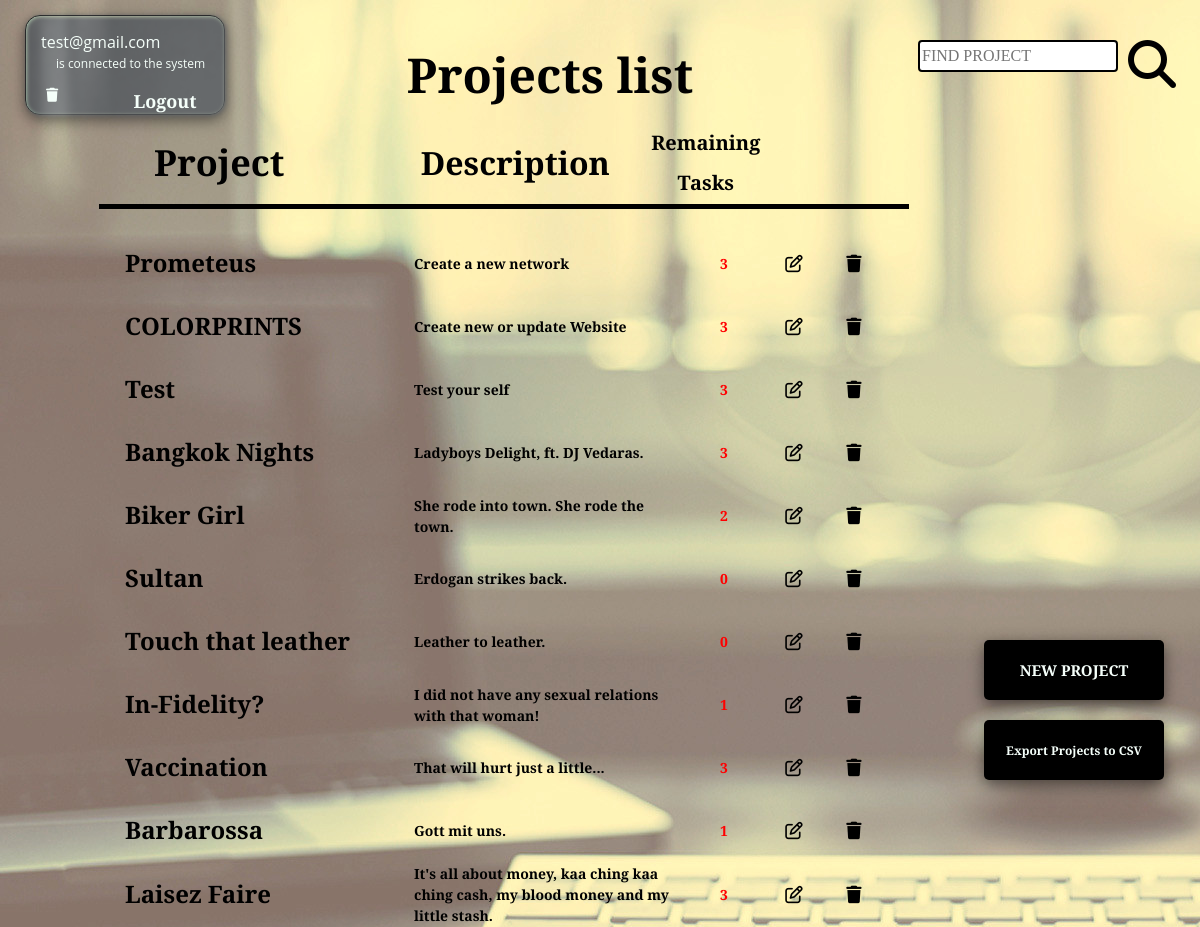
The page /workspace.php (signed in) on the database its author committed.
### tables this page shows
CREATE TABLE `projects` (
  `ID` int(8) NOT NULL,
  `name` varchar(64) NOT NULL,
  `description` varchar(256) DEFAULT NULL
);

### workspace.php (the view, shortened to what this page needs)
<?php
require_once 'connection/connect.php';
?>
<!DOCTYPE html>
<html lang="en">
<head>
    <link href="css/style2.css" rel="stylesheet">
</head>
<body>
    <div id="theuser">
        <center>
            <div class="username"><?= $_SESSION['user']['login'] ?></div>
        </center>
        <p id="loginmessage">is connected to the system</p>
        <a href="delete.php" class="d_user" onclick="return confirm('Are you sure? Process after deletion can be undone!')"><i id="delacc" class="fas fa-trash fa-sm"></i></a>
        <a href="connection/logout.php" class="logout">Logout</a>
    </div>
    <div class="searchbox">
        <input type="text" id="search" placeholder='FIND PROJECT'>
        <i class='fas fa-search fa-3x'></i>
    </div>
    <div id="projheader">
        <h1 id="plisth1">Projects list</h1>
        <div id="tableheader">
            <table id="subtable">
                <tr class="theder">
                    <th class="projectrow">Project</th>
                    <th class="description">Description</th>
                    <th id="remtasks">Remaining Tasks</th>
                    <th id="write"> </th>
                    <th id="delete"> </th>
                </tr>
            </table>
        </div>
    </div>
    <div id="allprojects">
        <table>
            <?php
            $query = "SELECT * FROM projects ORDER BY ID DESC";
            $result = mysqli_query($connect, $query);
            if (mysqli_num_rows($result) > 0) {
                while ($row = mysqli_fetch_array($result)) {
                    $projectID = $row['ID'];
                    $countTasks = "SELECT count(*) as taskQuantity FROM `tasks` WHERE projectID = '$projectID'";
                    $countResult = $connect->query($countTasks);
                    $task1 = $countResult->fetch_assoc();
                    $countCompleted = "SELECT count(*) as taskCompleted FROM `tasks` WHERE projectID = '$projectID' AND status = 'completed'";
                    $completedResult = $connect->query($countCompleted);
                    $task3 = $completedResult->fetch_assoc();
            ?>
                    <tr>
                        <td class="name"><a href="tasks.php?id=<?php echo $row['ID']; ?>"><?php echo $row["name"]; ?></a></td>
                        <td><?php echo $row["description"]; ?></td>
                        <td style="color:red"><?php echo $task1["taskQuantity"] - $task3["taskCompleted"]; ?></td>
                        <td class="icspace"><a id="edit" href="connection/edit.php?id=<?php echo $row['ID']; ?>"><i class="far fa-edit fa fa-lg"></i></a></td>
                        <td class="icspace"><a href="connection/del.php?id=<?php echo $row['ID']; ?>"><i class="fas fa-trash fa-lg"></i></a></td>
                    </tr>
            <?php
                }
            }
            ?>
        </table>
        <center><a href="#" onclick="toggle()" class="newproj">
                <h2>NEW PROJECT</h2>
            </a></center>
        <a href="connection/export_project.php" class="exproject">
            <p>Export Projects to CSV</p>
        </a>
    </div>
</body>
</html>

### rows shown on the page
projects: name "Prometeus", description "Create a new network", taskCompleted "3"
projects: name "COLORPRINTS", description "Create new or update Website", taskCompleted "3"
projects: name "Test", description "Test your self", taskCompleted "3"
projects: name "Bangkok Nights", description "Ladyboys Delight, ft. DJ Vedaras.", taskCompleted "3"
projects: name "Biker Girl", description "She rode into town. She rode the town.", taskCompleted "2"
projects: name "Sultan", description "Erdogan strikes back.", taskCompleted "0"
projects: name "Touch that leather", description "Leather to leather.", taskCompleted "0"
projects: name "In-Fidelity?", description "I did not have any sexual relations with that woman!", taskCompleted "1"
projects: name "Vaccination", description "That will hurt just a little...", taskCompleted "3"
projects: name "Barbarossa", description "Gott mit uns.", taskCompleted "1"
projects: name "Laisez Faire", description "It's all about money, kaa ching kaa ching cash, my blood money and my little stash.", taskCompleted "3"

### other values the page prints
$_SESSION['user']['login'] "test@gmail.com"
